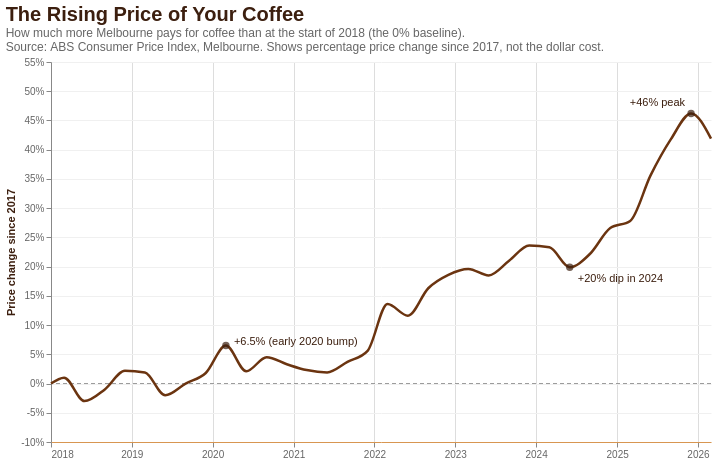

Source (Vega-Lite JSON):
### Vega-Lite specification from a JSON file in a GitHub repository (floating-point values rounded to 4 significant figures)
{"$schema": "https://vega.github.io/schema/vega-lite/v5.json", "title": {"text": "The Rising Price of Your Coffee", "subtitle": ["How much more Melbourne pays for coffee than at the start of 2018 (the 0% baseline).", "Source: ABS Consumer Price Index, Melbourne. Shows percentage price change since 2017, not the dollar cost."], "anchor": "start", "fontSize": 20, "subtitleFontSize": 12, "subtitleColor": "#666", "color": "#3C1F0F"}, "width": 660, "height": 380, "data": {"values": [{"date": "2018-", "pct": 0.0}, {"date": "2018-03", "pct": 1.0}, {"date": "2018-06", "pct": -3.0}, {"date": "2018-09", "pct": -1.0}, {"date": "2018-12", "pct": 2.2}, {"date": "2019-03", "pct": 1.9}, {"date": "2019-06", "pct": -2.0}, {"date": "2019-09", "pct": 0.0}, {"date": "2019-12", "pct": 1.8}, {"date": "2020-03", "pct": 6.5}, {"date": "2020-06", "pct": 2.1}, {"date": "2020-09", "pct": 4.5}, {"date": "2020-12", "pct": 3.3}, {"date": "2021-03", "pct": 2.3}, {"date": "2021-06", "pct": 1.9}, {"date": "2021-09", "pct": 3.7}, {"date": "2021-12", "pct": 5.6}, {"date": "2022-03", "pct": 13.6}, {"date": "2022-06", "pct": 11.6}, {"date": "2022-09", "pct": 16.3}, {"date": "2022-12", "pct": 18.6}, {"date": "2023-03", "pct": 19.6}, {"date": "2023-06", "pct": 18.5}, {"date": "2023-09", "pct": 21.0}, {"date": "2023-12", "pct": 23.6}, {"date": "2024-03", "pct": 23.3}, {"date": "2024-06", "pct": 19.9}, {"date": "2024-09", "pct": 22.2}, {"date": "2024-12", "pct": 26.6}, {"date": "2025-03", "pct": 27.8}, {"date": "2025-06", "pct": 35.6}, {"date": "2025-09", "pct": 41.8}, {"date": "2025-12", "pct": 46.2}, {"date": "2026-03", "pct": 41.9}]}, "layer": [{"data": {"values": [{"y": 0}]}, "mark": {"type": "rule", "color": "#999", "strokeDash": [4, 3], "strokeWidth": 1}, "encoding": {"y": {"field": "y", "type": "quantitative"}}}, {"mark": {"type": "line", "color": "#6B3410", "strokeWidth": 2.5, "interpolate": "monotone"}, "encoding": {"x": {"field": "date", "type": "temporal", "title": null, "axis": {"format": "%Y", "tickCount": "year", "labelColor": "#666", "domainColor": "#D89651"}, "scale": {"padding": 0, "nice": false}}, "y": {"field": "pct", "type": "quantitative", "scale": {"domain": [-8, 52]}, "title": "Price change since 2017", "axis": {"format": "+.0f", "labelExpr": "datum.value + '%'", "titleColor": "#3C1F0F", "labelColor": "#666", "grid": true, "gridColor": "#f0f0f0"}}, "tooltip": [{"field": "date", "type": "temporal", "title": "Quarter", "format": "%b %Y"}, {"field": "pct", "title": "Change since 2017", "format": "+.1f"}]}}, {"data": {"values": [{"date": "2020-03", "pct": 6.5}, {"date": "2024-06", "pct": 19.9}, {"date": "2025-12", "pct": 46.2}]}, "mark": {"type": "point", "filled": true, "color": "#3C1F0F", "size": 55}, "encoding": {"x": {"field": "date", "type": "temporal", "scale": {"padding": 0, "nice": false}}, "y": {"field": "pct", "type": "quantitative"}}}, {"data": {"values": [{"date": "2020-03", "pct": 6.5, "t": "+6.5% (early 2020 bump)"}]}, "mark": {"type": "text", "align": "left", "dx": 8, "dy": -4, "fontSize": 11, "color": "#3C1F0F"}, "encoding": {"x": {"field": "date", "type": "temporal", "scale": {"padding": 0, "nice": false}}, "y": {"field": "pct", "type": "quantitative"}, "text": {"field": "t"}}}, {"data": {"values": [{"date": "2024-06", "pct": 19.9, "t": "+20% dip in 2024"}]}, "mark": {"type": "text", "align": "left", "dx": 8, "dy": 12, "fontSize": 11, "color": "#3C1F0F"}, "encoding": {"x": {"field": "date", "type": "temporal", "scale": {"padding": 0, "nice": false}}, "y": {"field": "pct", "type": "quantitative"}, "text": {"field": "t"}}}, {"data": {"values": [{"date": "2025-12", "pct": 46.2, "t": "+46% peak"}]}, "mark": {"type": "text", "align": "right", "dx": -6, "dy": -10, "fontSize": 11, "color": "#3C1F0F"}, "encoding": {"x": {"field": "date", "type": "temporal", "scale": {"padding": 0, "nice": false}}, "y": {"field": "pct", "type": "quantitative"}, "text": {"field": "t"}}}], "config": {"view": {"stroke": null}, "background": "white"}}
